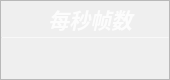
                    <widget class="QFrame" name="Fps_QF_cam">
                     <property name="minimumSize">
                      <size>
                       <width>170</width>
                       <height>80</height>
                      </size>
                     </property>
                     <property name="maximumSize">
                      <size>
                       <width>170</width>
                       <height>80</height>
                      </size>
                     </property>
                     <property name="toolTipDuration">
                      <number>0</number>
                     </property>
                     <property name="styleSheet">
                      <string notr="true">QFrame#Fps_QF_cam{
color: rgb(255, 255, 255);
border-radius: 15px;
background-color: qradialgradient(cx:0, cy:0, radius:1, fx:0.1, fy:0.1, stop:0 rgb(255, 100, 100),  stop:1 rgb(255, 150, 100));
border: 1px outset rgb(255, 125, 100)
}
</string>
                     </property>
                     <property name="frameShape">
                      <enum>QFrame::StyledPanel</enum>
                     </property>
                     <property name="frameShadow">
                      <enum>QFrame::Raised</enum>
                     </property>
                     <layout class="QVBoxLayout" name="verticalLayout_26" stretch="0,2,1">
                      <property name="spacing">
                       <number>0</number>
                      </property>
                      <property name="leftMargin">
                       <number>0</number>
                      </property>
                      <property name="topMargin">
                       <number>0</number>
                      </property>
                      <property name="rightMargin">
                       <number>0</number>
                      </property>
                      <property name="bottomMargin">
                       <number>0</number>
                      </property>
                      <item>
                       <widget class="QFrame" name="Fps_top_cam">
                        <property name="styleSheet">
                         <string notr="true">border:none</string>
                        </property>
                        <property name="frameShape">
                         <enum>QFrame::StyledPanel</enum>
                        </property>
                        <property name="frameShadow">
                         <enum>QFrame::Raised</enum>
                        </property>
                        <layout class="QHBoxLayout" name="horizontalLayout_18">
                         <property name="spacing">
                          <number>0</number>
                         </property>
                         <property name="leftMargin">
                          <number>0</number>
                         </property>
                         <property name="topMargin">
                          <number>3</number>
                         </property>
                         <property name="rightMargin">
                          <number>7</number>
                         </property>
                         <property name="bottomMargin">
                          <number>3</number>
                         </property>
                         <item>
                          <widget class="QLabel" name="label_11">
                           <property name="maximumSize">
                            <size>
                             <width>16777215</width>
                             <height>30</height>
                            </size>
                           </property>
                           <property name="font">
                            <font>
                             <family>Segoe UI</family>
                             <pointsize>16</pointsize>
                             <italic>true</italic>
                             <bold>true</bold>
                            </font>
                           </property>
                           <property name="styleSheet">
                            <string notr="true">color: rgba(255, 255, 255,210);
padding-left:12px;
font: 700 italic 16pt &quot;Segoe UI&quot;;</string>
                           </property>
                           <property name="midLineWidth">
                            <number>-1</number>
                           </property>
                           <property name="text">
                            <string> 每秒帧数</string>
                           </property>
                           <property name="alignment">
                            <set>Qt::AlignCenter</set>
                           </property>
                           <property name="wordWrap">
                            <bool>false</bool>
                           </property>
                           <property name="indent">
                            <number>0</number>
                           </property>
                          </widget>
                         </item>
                        </layout>
                       </widget>
                      </item>
                      <item>
                       <widget class="Line" name="line_8">
                        <property name="maximumSize">
                         <size>
                          <width>16777215</width>
                          <height>1</height>
                         </size>
                        </property>
                        <property name="styleSheet">
                         <string notr="true">background-color: rgba(255, 255, 255, 89);</string>
                        </property>
                        <property name="orientation">
                         <enum>Qt::Horizontal</enum>
                        </property>
                       </widget>
                      </item>
                      <item>
                       <widget class="QFrame" name="Fps_bottom_cam">
                        <property name="styleSheet">
                         <string notr="true">border:none</string>
                        </property>
                        <property name="frameShape">
                         <enum>QFrame::StyledPanel</enum>
                        </property>
                        <property name="frameShadow">
                         <enum>QFrame::Raised</enum>
                        </property>
                        <layout class="QVBoxLayout" name="verticalLayout_27">
                         <property name="spacing">
                          <number>0</number>
                         </property>
                         <property name="leftMargin">
                          <number>0</number>
                         </property>
                         <property name="topMargin">
                          <number>6</number>
                         </property>
                         <property name="rightMargin">
                          <number>0</number>
                         </property>
                         <property name="bottomMargin">
                          <number>6</number>
                         </property>
                         <item alignment="Qt::AlignTop">
                          <widget class="QLabel" name="fps_label_cam">
                           <property name="minimumSize">
                            <size>
                             <width>0</width>
                             <height>30</height>
                            </size>
                           </property>
                           <property name="maximumSize">
                            <size>
                             <width>16777215</width>
                             <height>30</height>
                            </size>
                           </property>
                           <property name="font">
                            <font>
                             <family>Microsoft YaHei UI</family>
                             <pointsize>17</pointsize>
                             <italic>false</italic>
                             <bold>false</bold>
                             <underline>false</underline>
                            </font>
                           </property>
                           <property name="styleSheet">
                            <string notr="true">color: rgb(255, 255, 255);
font: 17pt &quot;Microsoft YaHei UI&quot;;</string>
                           </property>
                           <property name="text">
                            <string/>
                           </property>
                           <property name="alignment">
                            <set>Qt::AlignCenter</set>
                           </property>
                          </widget>
                         </item>
                        </layout>
                       </widget>
                      </item>
                     </layout>
                    </widget>
